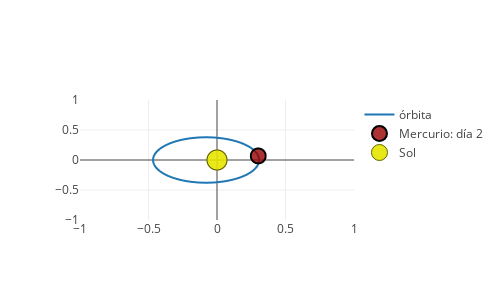

Here is the notebook cell this chart was saved with:
### Markdown cell above
# Mecánica Celeste

### Code cell
import plotly
from display import Displayer
from planet import Planet, planets_dict
import numpy as np
import ipywidgets as wdgs

plotly.offline.init_notebook_mode()

displayer = Displayer()

planet_picker = wdgs.Dropdown(options=planets_dict, description="Planeta")
day_picker = wdgs.IntText(value=1, description="Día", disabled=False)

wdgs.interact_manual(displayer.print_information, planet=planet_picker, time_str=day_picker)
wdgs.interact_manual(displayer.display_orbit, planet=planet_picker, time=day_picker)

### Figure 1 — Plotly figure (JSON) as saved in the notebook; plotly's stock layout.template omitted (floating-point values rounded to 4 significant figures; data arrays with more than 128 entries replaced by an {"elided": "..."} marker saying what was removed)
{"data": [{"name": "órbita", "type": "scattergl", "x": {"elided": "201 float values"}, "y": {"elided": "201 float values"}}, {"marker": {"color": "rgba(152, 0, 0, .8)", "line": {"color": "rgb(0, 0, 0)", "width": 2}, "size": 15}, "mode": "markers", "name": "Mercurio: día 2", "type": "scattergl", "x": [0.301], "y": [0.06767]}, {"marker": {"color": "rgba(230, 230, 0, .9)", "line": {"color": "rgb(100,100,0)", "width": 1}, "size": 20}, "mode": "markers", "name": "Sol", "type": "scattergl", "x": [0], "y": [0]}], "layout": {"height": 300, "width": 500, "xaxis": {"anchor": "y", "range": [-1, 1]}, "yaxis": {"anchor": "x", "autorange": false, "range": [-1, 1]}}}
